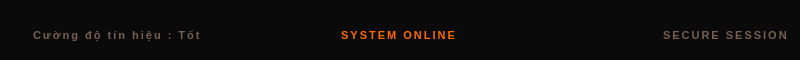
<?xml version="1.0" encoding="UTF-8"?>
<ui version="4.0">
 <class>Footer</class>
 <widget class="QWidget" name="Footer">
  <property name="geometry">
   <rect>
    <x>0</x>
    <y>0</y>
    <width>800</width>
    <height>60</height>
   </rect>
  </property>
  <property name="windowTitle">
   <string>Form</string>
  </property>
  <property name="styleSheet">
   <string notr="true">#Footer {
    background-color:#0A0A0A;
    border-top: 0px solid transparent;
}

#labelLeftText,
#labelTextRight {
    color: rgba(255, 200, 170, 0.45);
    font-size: 11px;
    font-weight: 500;
    letter-spacing: 2px;
}

#labelCental {
    color: #ff6a00;
    font-size: 11px;
    font-weight: 700;
    letter-spacing: 2px;
}
</string>
  </property>
  <layout class="QHBoxLayout" name="horizontalLayout_4">
   <item>
    <layout class="QHBoxLayout" name="horizontalLayout_3">
     <property name="topMargin">
      <number>10</number>
     </property>
     <item>
      <layout class="QHBoxLayout" name="horizontalLayout">
       <item>
        <widget class="QLabel" name="labelRightIcon">
         <property name="minimumSize">
          <size>
           <width>16</width>
           <height>16</height>
          </size>
         </property>
         <property name="maximumSize">
          <size>
           <width>16</width>
           <height>16</height>
          </size>
         </property>
         <property name="text">
          <string/>
         </property>
         <property name="pixmap">
          <pixmap resource="../../resources.qrc">:/icons/assets/icon/maru.png</pixmap>
         </property>
         <property name="alignment">
          <set>Qt::AlignmentFlag::AlignCenter</set>
         </property>
        </widget>
       </item>
       <item>
        <widget class="QLabel" name="labelTextRight">
         <property name="text">
          <string>Cường độ tín hiệu : Tốt</string>
         </property>
        </widget>
       </item>
       <item>
        <spacer name="horizontalSpacer">
         <property name="orientation">
          <enum>Qt::Orientation::Horizontal</enum>
         </property>
         <property name="sizeType">
          <enum>QSizePolicy::Policy::Fixed</enum>
         </property>
         <property name="sizeHint" stdset="0">
          <size>
           <width>95</width>
           <height>20</height>
          </size>
         </property>
        </spacer>
       </item>
      </layout>
     </item>
     <item>
      <widget class="QLabel" name="labelCental">
       <property name="text">
        <string>SYSTEM ONLINE</string>
       </property>
       <property name="alignment">
        <set>Qt::AlignmentFlag::AlignCenter</set>
       </property>
      </widget>
     </item>
     <item>
      <layout class="QHBoxLayout" name="horizontalLayout_2">
       <item>
        <spacer name="horizontalSpacer_2">
         <property name="orientation">
          <enum>Qt::Orientation::Horizontal</enum>
         </property>
         <property name="sizeType">
          <enum>QSizePolicy::Policy::Fixed</enum>
         </property>
         <property name="sizeHint" stdset="0">
          <size>
           <width>140</width>
           <height>20</height>
          </size>
         </property>
        </spacer>
       </item>
       <item>
        <widget class="QLabel" name="labelLeftIcon">
         <property name="minimumSize">
          <size>
           <width>16</width>
           <height>16</height>
          </size>
         </property>
         <property name="maximumSize">
          <size>
           <width>16</width>
           <height>16</height>
          </size>
         </property>
         <property name="text">
          <string/>
         </property>
         <property name="pixmap">
          <pixmap resource="../../resources.qrc">:/icons/assets/icon/footerIcon.png</pixmap>
         </property>
         <property name="alignment">
          <set>Qt::AlignmentFlag::AlignCenter</set>
         </property>
        </widget>
       </item>
       <item>
        <widget class="QLabel" name="labelLeftText">
         <property name="text">
          <string>SECURE SESSION</string>
         </property>
        </widget>
       </item>
      </layout>
     </item>
    </layout>
   </item>
  </layout>
 </widget>
 <resources>
  <include location="../../resources.qrc"/>
 </resources>
 <connections/>
</ui>
